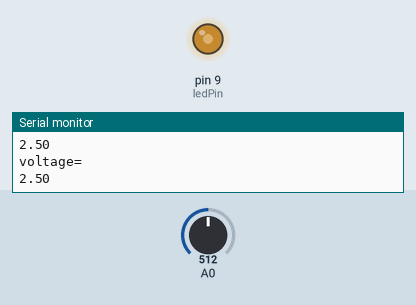
Simulated run of this sketch. Board: Arduino Uno, built with avr-gcc and run on an emulated ATmega328P. On the bench: output pins drawn as LEDs (lit = HIGH), the last lines printed to the serial monitor. Inputs (shaded band) come from the test bench; at power-on: A0 = 512.

Above: at 1.2 s.
1.3 s: A0 set to 306
At 2.5 s:
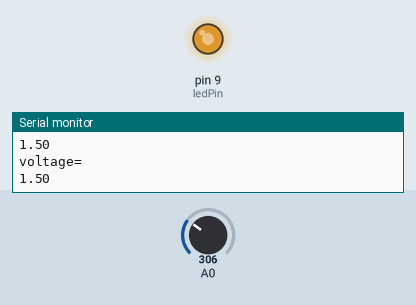
3.0 s: A0 set to 122
At 3.7 s:
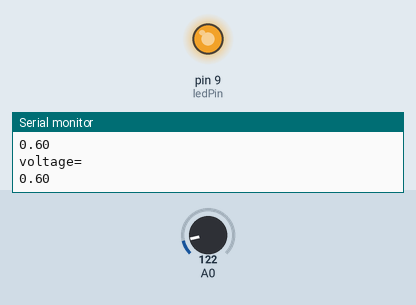
4.5 s: A0 set to 900
At 5.0 s:
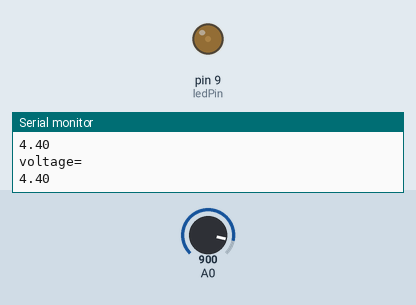
6.0 s: A0 set to 1023
At 7.4 s:
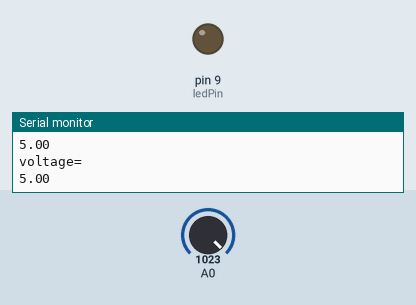
Timing chart, 0 to 8.5 s (numbered marks = the images above; inputs shaded):
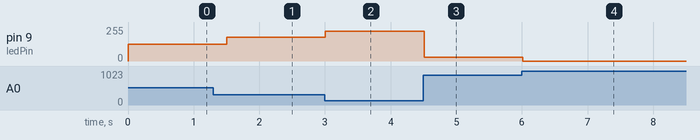

Measured:
- after the input at 1.3 s, pin 9 (ledPin): 127/255 → 179/255 after 0.20 s
- after the input at 3.0 s, pin 9 (ledPin): 179/255 → 225/255 at once
- after the input at 4.5 s, pin 9 (ledPin): 225/255 → 30/255 at once
- after the input at 6.0 s, pin 9 (ledPin): 30/255 → 0/255 at once

The sketch:

1.ino
```cpp
int ledPin = 9;       // LED接在第9隻接腳
int sensorValue = 0;  // 類比數值
int led_Value = 0;    // 控制LED亮度的數值
float voltage = 0;    // 轉換為電壓值

void setup() {
    pinMode(ledPin, OUTPUT);  // 設定ledPin接腳為輸出
    Serial.begin(9600);       // 設定RS232埠傳輸率9600觀看輸入輸入電壓值
}

void loop() {
    sensorValue = analogRead(A0);  // 讀類比輸入A0類比數值
    led_Value = 255 - sensorValue / 4;
    // 將類比數值除4從10位於轉換為8位元，
    // 並用255來減使數值大小相反，滿足LED亮度控制需求
    voltage = sensorValue * (5.0 / 1023.0);
    // 將類比讀值 (0 - 1023) 轉換為電壓值 (0 - 5V)
    Serial.println("voltage=");  // 在串列監視器顯示voltage=
    Serial.println(voltage);     // 在串列監視器顯示電壓值
    Serial.print("\n");          // 在串列監視器跳行
    // 列印電壓值在螢幕上，可用 Tools->Serial Monitor 觀看
    analogWrite(ledPin, led_Value);  // 寫入PWM數值到 LED 接腳
    delay(300);                      // 等待 300 milliseconds
}
```
